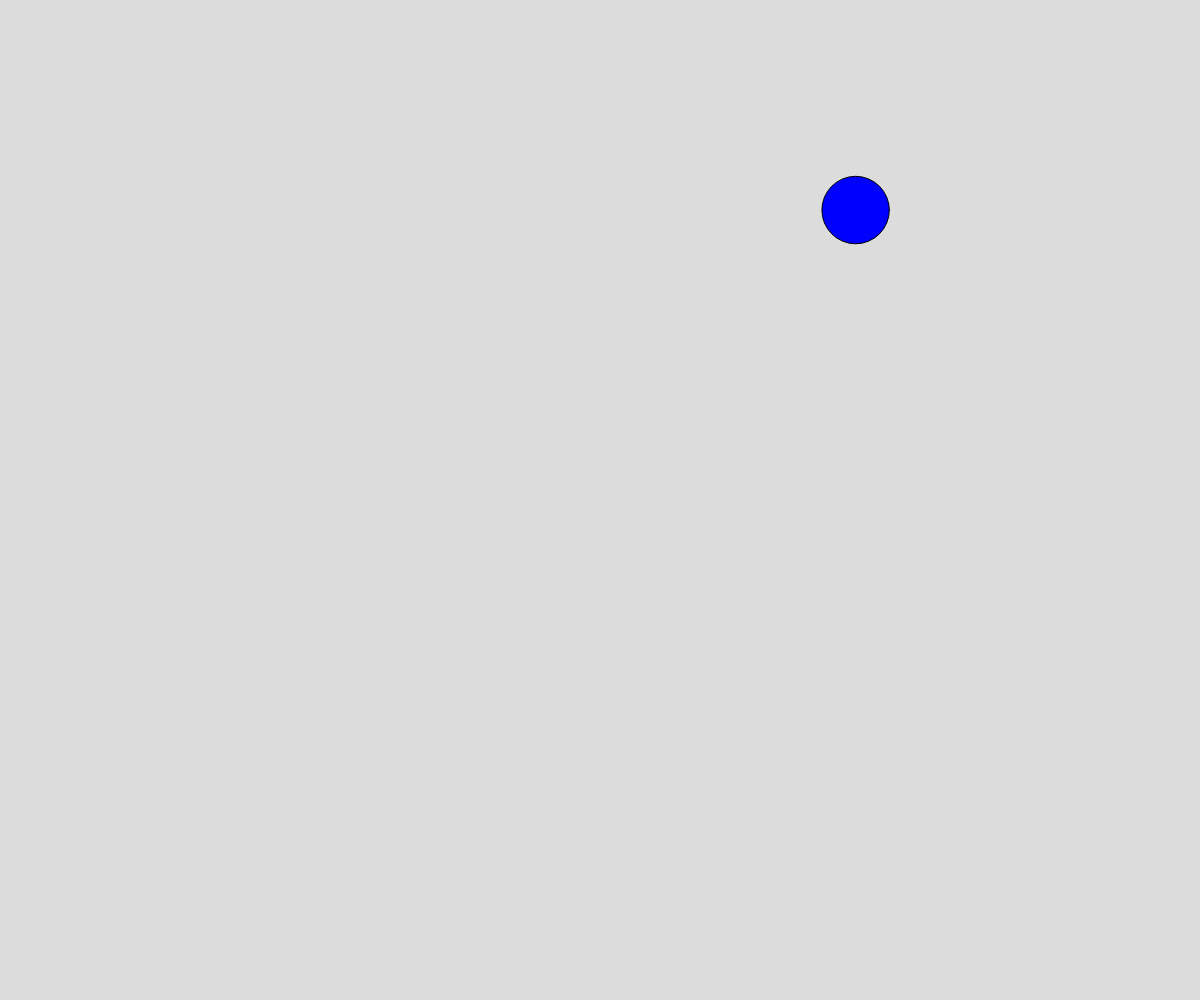
Frame 1 (no input)
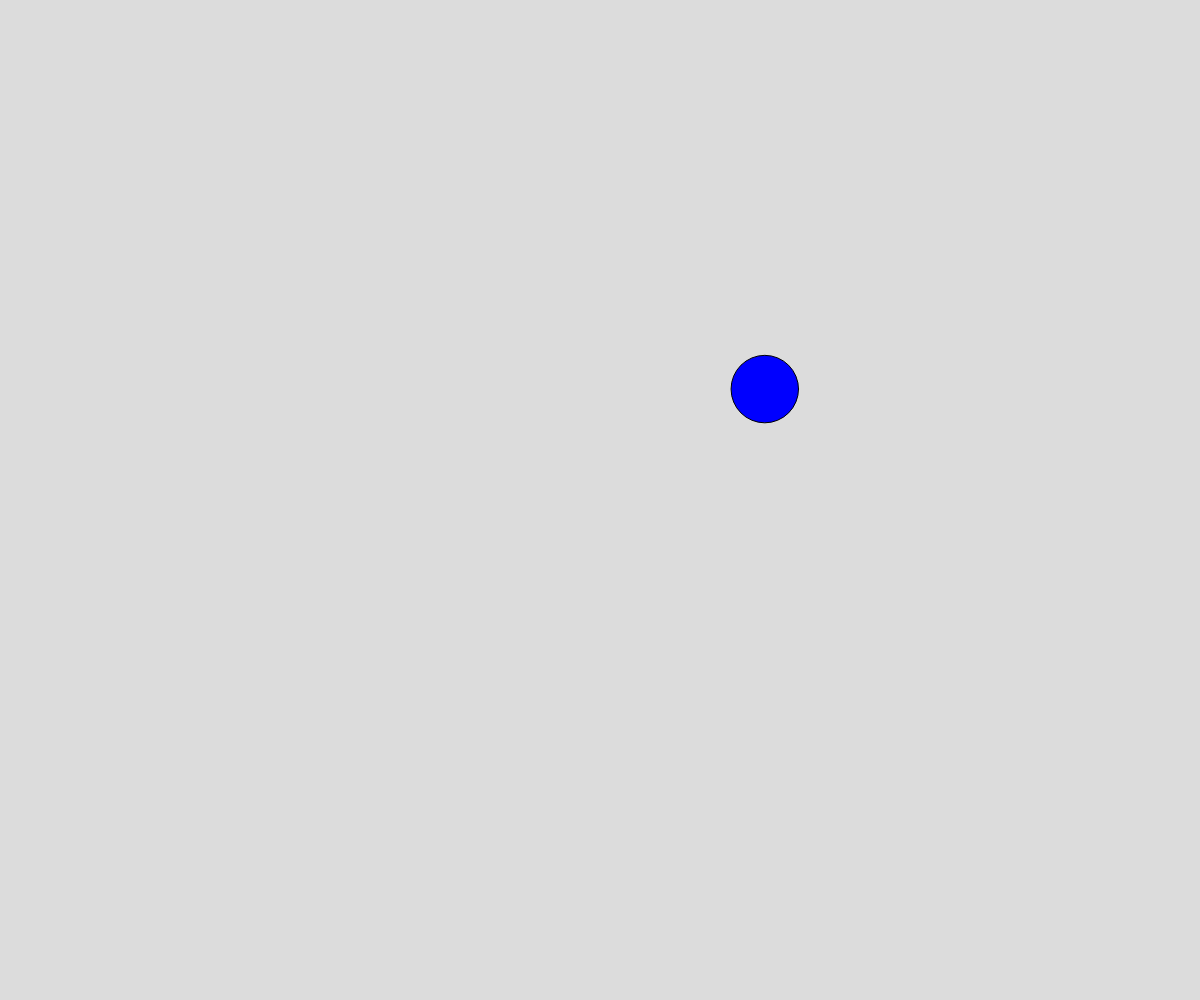
Frame 60 (no input)
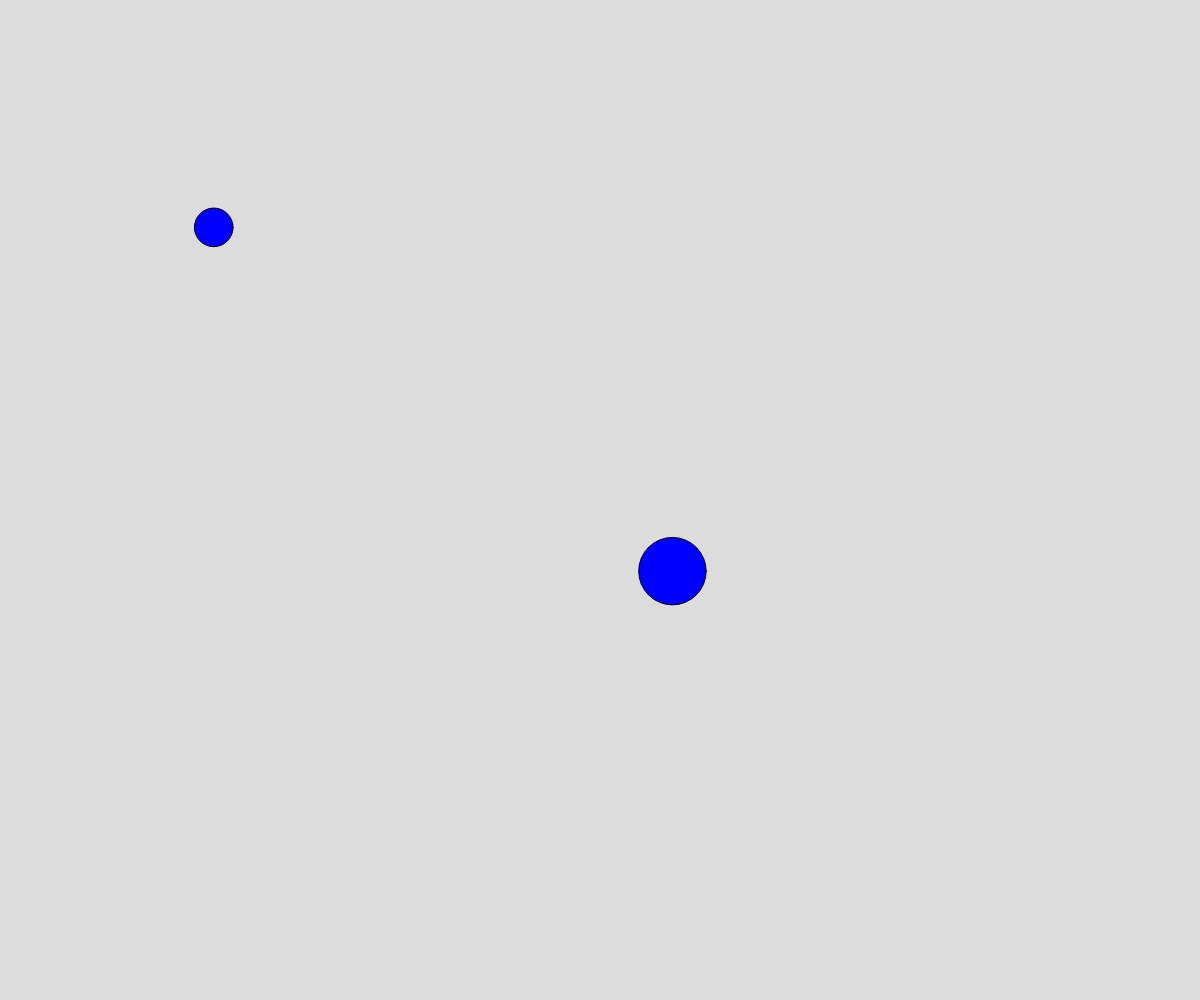
Frame 120 (the mouse pressed at the canvas centre since frame 60)

The p5.js sketch that drew these frames (run headless with seeded random() and noise() and a simulated clock; from frame 60 on, the mouse is pressed at the canvas centre):

// p5.js sketch
// ── sketch.js
// Bouncing ball object demo
// Your Name
// Date
//
// Extra for Experts:
// - describe what you did to take this project "above and beyond"

let ballArray = [];

function setup() {
  createCanvas(windowWidth, windowHeight);
  spawnBall();
}

function draw() {
  background(220);

  for (let ball of ballArray){
    // move ball
    ball.x += ball.dx;
    ball.y += ball.dy;

    // teleport around
    if (ball.x > width){
      ball.x -= width;
    }
    else if (ball.x <0){
      ball.x += width;
    }

    if (ball.y > height){
      ball.y -= height;
    }
    else if (ball.y < 0){
      ball.y += height;
    }
    // display ball
    fill("blue");
    circle(ball.x, ball.y, ball.radius * 2);
  }
}

function mousePressed(){
  spawnBall();
}


function spawnBall(){
  let someBall = {
    x: random(width),
    y: random(height),
    radius: random(15, 40),
    dx: random(-5, 5),
    dy: random(-5, 5),
  };
  ballArray.push(someBall);
}
